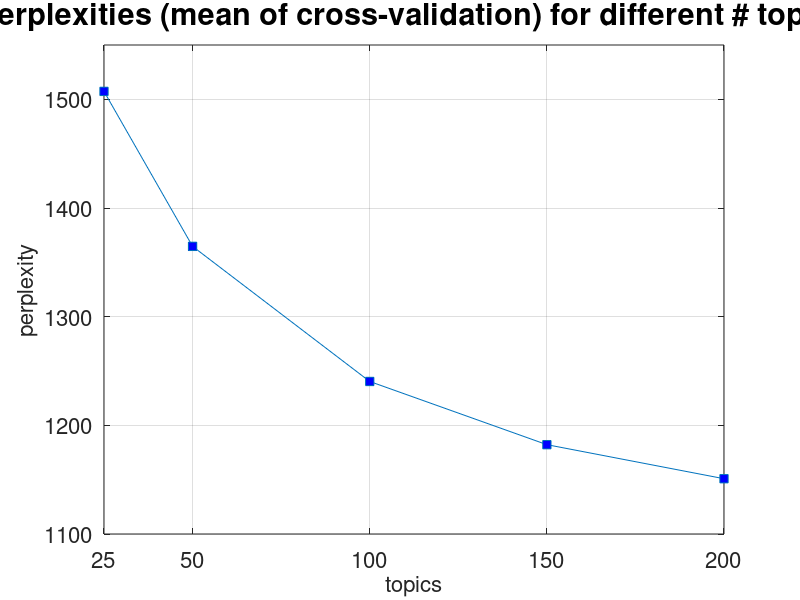

Here is the MATLAB script that generated this plot:
close all

p25=(1505.8877628609557+1512.9340529689671+1547.9521213879489+1462.4546949721152)/4;
p50=(1359.2927127397143+1372.8908831171973+1393.9800866864277+1332.6319911641101)/4;
p100=(1226.1690646155205+1241.1208984292675+1281.5524874992018+1212.6190142391602)/4;
p150=(1166.069406748004+1187.6663844925142+1211.6128363587382+1163.5038281996067)/4;
p200=(1139.3233111981233+1153.6440946095379+1181.4675050513911+1129.1026142499675)/4;

p=[p25 p50 p100 p150 p200];
x=[25 50 100 150 200];

hfig = figure;
plot(x,p,'-s','MarkerFaceColor','b')
set(gca, 'fontsize', 16)
grid on
hold on

xlabel('topics','FontSize',16)    
ylabel('perplexity','FontSize',16)
set(gca,'XTick',x)
set(gca,'XLim',[25 200])
set(gca,'YLim',[1100 1550])
title('perplexities (mean of cross-validation) for different # topics','FontSize',22)


